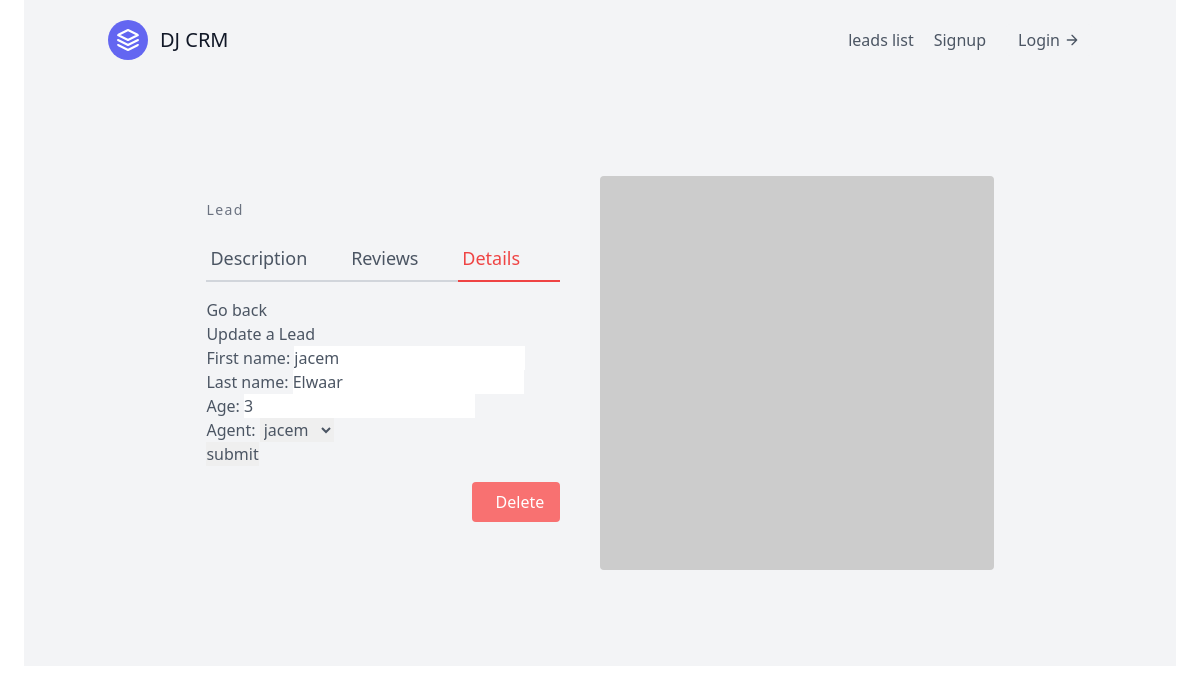
/leads/update/12, run on the app's committed database.
### leads/models.py (models this page shows, shortened)
class Lead(models.Model):
    first_name = models.CharField(max_length=25,null=False )
    last_name = models.CharField(max_length=25, null=False)
    age = models.IntegerField(default=0)
    agent = models.ForeignKey("Agent", on_delete=models.CASCADE)

### leads/views.py (the view, shortened to what this page needs)
# urls.py: path('update/<int:pk>', LeadUpdateView.as_view(), name="update"),
class LeadUpdateView(UpdateView):
    template_name = "leads/lead_update.html"
    queryset = Lead.objects.all()
    form_class = LeadModelForms

### leads/forms.py
class LeadModelForms(forms.ModelForm):
    class Meta:
        model = Lead
        fields = '__all__'

### leads/models.py (called while the page is built)
    def __str__(self):
        return self.user.username

### leads/templates/leads/lead_update.html (shortened to what this page needs)
{% extends 'layouts/base.html' %}
{% block content %}
<section class="text-gray-600 body-font overflow-hidden">
  <div class="container px-5 py-24 mx-auto">
    <div class="lg:w-4/5 mx-auto flex flex-wrap">
      <div class="lg:w-1/2 w-full lg:pr-10 lg:py-6 mb-6 lg:mb-0">
        <h2 class="text-sm title-font text-gray-500 tracking-widest">Lead</h2>
        <div class="flex mb-4">
          <a  href="{% url 'leads:details' pk=lead.id %}" class="flex-grow border-b-2 border-gray-300 py-2 text-lg px-1 ">Description</a>
          <a class="flex-grow border-b-2 border-gray-300 py-2 text-lg px-1">Reviews</a>
          <a href="{% url 'leads:update' pk=lead.id %}" class="  flex-grow text-red-500 border-b-2 border-red-500 py-2 text-lg px-1">Details</a>
        </div>
         <a href="{% url 'leads:lead_list' %}">Go back</a>
            <h1> Update a Lead </h1>
            <form method= "post" >
                {{ form.as_p }}
                <input type="submit" value="submit"/>
            </form>
          <a  href="{% url 'leads:delete' pk=lead.id %}" class="flex w-1/4 ml-auto text-white bg-red-400 border-0 py-2 px-6 focus:outline-none hover:bg-red-700 rounded">Delete</a>
      </div>
      <img alt="ecommerce" class="lg:w-1/2 w-full lg:h-auto h-64 object-cover object-center rounded" src="https://dummyimage.com/400x400">
    </div>
  </div>
</section>
{% endblock %}

### data on the page
Lead: first_name "jacem", last_name "Elwaar", age "3", agent "jacem"
